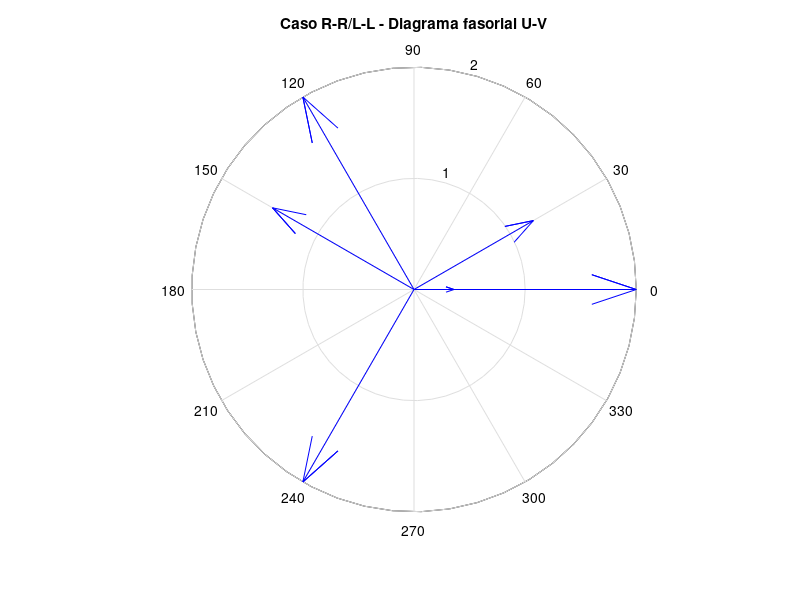

Here is the MATLAB script that generated this plot:
%Tensiones en General%
VRS = 2*exp(i*0);
VST = 2*exp(i*(-120)*pi/180);
VTR = 2*exp(i*(-240)*pi/180);
V_MAT = [VRS VST VTR];
title('Diagrama tensiones de fase');

% %Caso R-R-R%
% IRS = 0.35*exp(i*0);
% IST = 0.36*exp(i*(-120)*pi/180);
% ITR = 0.46*exp(i*(-240)*pi/180);
% IR = IRS-ITR;
% IS = IST-IRS;
% IT = ITR-IST;
% IF_MAT = [IRS IST ITR V_MAT];
% IL_MAT = [IR IS IT];
% compass(IF_MAT);
% title('Caso R-R-R - Diagrama fasorial U-V');

% %Caso L-L-L%
% IRS = 1.4*exp(i*(-90)*pi/180);
% IST = 1.38*exp(i*(-210)*pi/180);
% ITR = 1.22*exp(i*(-330)*pi/180);
% IR = IRS-ITR;
% IS = IST-IRS;
% IT = ITR-IST;
% IF_MAT = [IRS IST ITR V_MAT];
% IL_MAT = [IR IS IT];
% compass(IF_MAT);
% title('Caso L-L-L - Diagrama fasorial U-V');

% %Caso R/L-R/L-R/L%
% IRS = 1.48*exp(i*(-90)*pi/180);
% IST = 1.48*exp(i*(-210)*pi/180);
% ITR = 1.38*exp(i*(-330)*pi/180);
% IR = IRS-ITR;
% IS = IST-IRS;
% IT = ITR-IST;
% IF_MAT = [IRS IST ITR V_MAT];
% IL_MAT = [IR IS IT];
% compass(IF_MAT);
% title('Caso R/L-R/L-R/L - Diagrama fasorial U-V');

%Caso R-R/L-L%
IRS = 0.36*exp(i*0);
IST = 1.47*exp(i*(-210)*pi/180);
ITR = 1.24*exp(i*(-330)*pi/180);
IR = IRS-ITR;
IS = IST-IRS;
IT = ITR-IST;
IF_MAT = [IRS IST ITR V_MAT];
IL_MAT = [IR IS IT];
compass(IF_MAT);
title('Caso R-R/L-L - Diagrama fasorial U-V');
